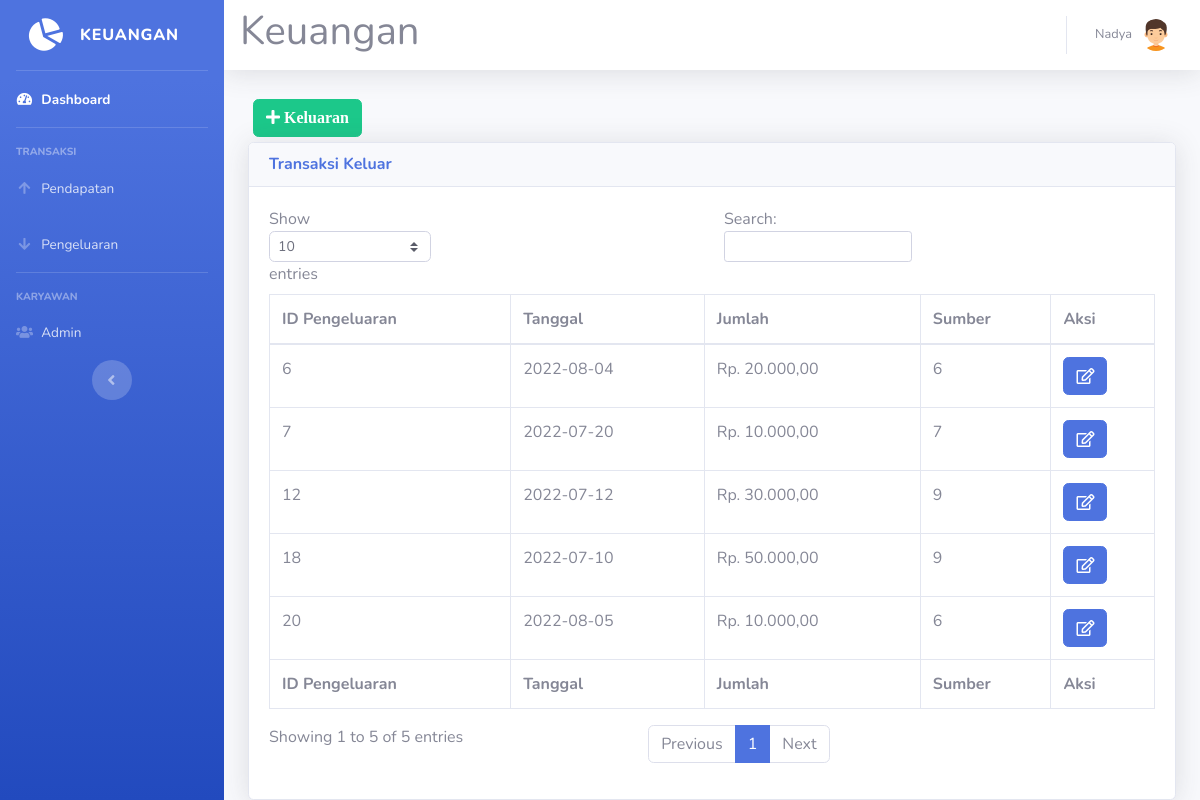
Page /pengeluaran.php (signed in) on the committed database.
### tables this page shows
CREATE TABLE `pengeluaran` (
  `id_pengeluaran` int(11) NOT NULL,
  `tgl_pengeluaran` date NOT NULL,
  `jumlah` int(11) NOT NULL,
  `id_sumber` int(11) NOT NULL
);

### pengeluaran.php (the view, shortened to what this page needs)
<!DOCTYPE html>
<html lang="en">
<head>
  <link href="vendor/fontawesome-free/css/all.min.css" rel="stylesheet" type="text/css">
  <link href="css/sb-admin-2.min.css" rel="stylesheet">
</head>
<body id="page-top">
<?php
require 'koneksi.php';
require ('sidebar.php');
?>
      <div id="content">
<?php require ('navbar.php');?>
        <div class="container-fluid">
          <div class="row">
            <div class="col-lg-12 mb-12">
			<button type="button" class="btn btn-success" style="margin:5px" data-toggle="modal" data-target="#myModalTambah"><i class="fa fa-plus"> Keluaran</i></button><br>
	<div class="row">
		<div class="col-xl-12 col-lg-12">
          <div class="card shadow mb-12">
            <div class="card-header py-12">
              <h6 class="m-0 font-weight-bold text-primary">Transaksi Keluar</h6>
            </div>
            <div class="card-body">
              <div class="table-responsive">
                <table class="table table-bordered" id="dataTable" width="100%" cellspacing="0">
                  <thead>
                    <tr>
                      <th>ID Pengeluaran</th>
                      <th>Tanggal</th>
                      <th>Jumlah</th>
                      <th>Sumber</th>
					  <th>Aksi</th>
                    </tr>
                  </thead>
                  <tfoot>
                    <tr>
                      <th>ID Pengeluaran</th>
                      <th>Tanggal</th>
                      <th>Jumlah</th>
                      <th>Sumber</th>
                      <th>Aksi</th>
                    </tr>
                  </tfoot>
                  <tbody>
				  <?php
$query = mysqli_query($koneksi,"SELECT * FROM pengeluaran");
while ($data = mysqli_fetch_assoc($query))
{
?>
                    <tr>
                      <td><?=$data['id_pengeluaran']?></td>
                      <td><?=$data['tgl_pengeluaran']?></td>
                      <td>Rp. <?=number_format($data['jumlah'],2,',','.');?></td>
                      <td><?=$data['id_sumber']?></td>
					  <td>
<a href="#" type="button" class=" fa fa-edit btn btn-primary btn-md" data-toggle="modal" data-target="#myModal<?php echo $data['id_pengeluaran']; ?>"></a>
</td>
</tr>
  </div>
<?php
}
?>
              </div>
            </div>
          </div>
		  	</div>
       </div>
      </div>
</body>
</html>

### rows in the picture
pengeluaran: id_pengeluaran "6", tgl_pengeluaran "2022-08-04", jumlah "20.000,00", id_sumber "6"
pengeluaran: id_pengeluaran "7", tgl_pengeluaran "2022-07-20", jumlah "10.000,00", id_sumber "7"
pengeluaran: id_pengeluaran "12", tgl_pengeluaran "2022-07-12", jumlah "30.000,00", id_sumber "9"
pengeluaran: id_pengeluaran "18", tgl_pengeluaran "2022-07-10", jumlah "50.000,00", id_sumber "9"
pengeluaran: id_pengeluaran "20", tgl_pengeluaran "2022-08-05", jumlah "10.000,00", id_sumber "6"

### other values in the picture
$_SESSION['nama'] "Nadya"
